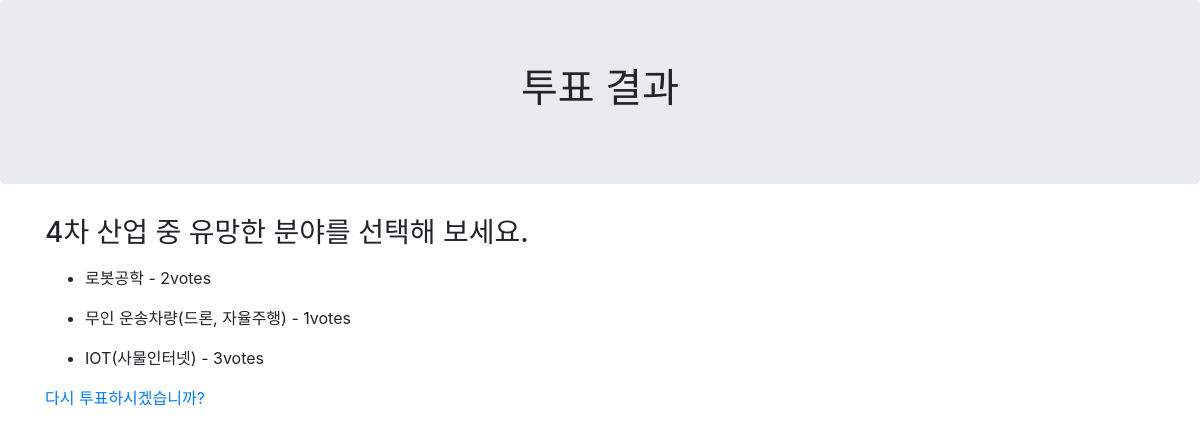
The app's page /poll/4/results/, older data.
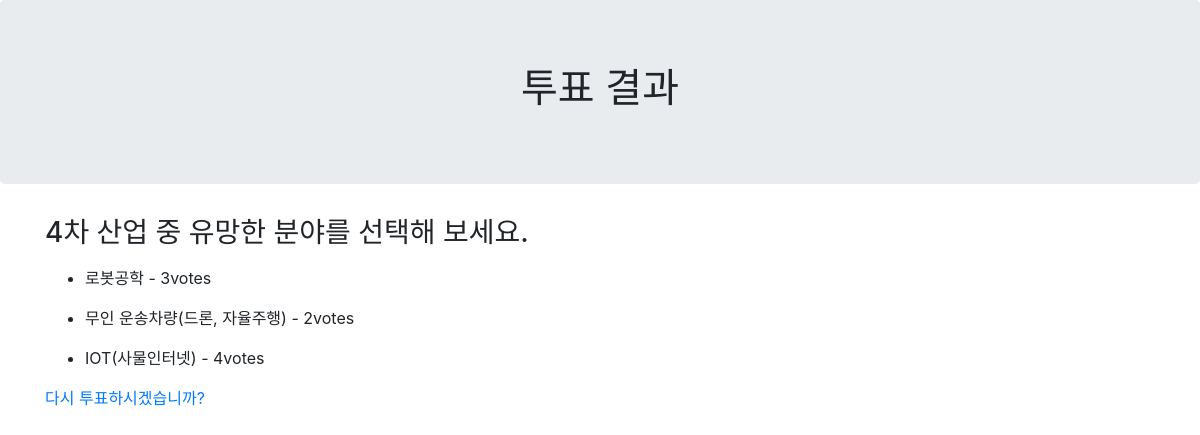
The same page, newer data.
### poll/models.py (models this page shows, shortened)
class Question(models.Model):
    question_text = models.CharField(max_length=200)
    pub_date = models.DateTimeField('date published')

class Choice(models.Model):
    question = models.ForeignKey(Question, on_delete=models.CASCADE)
    choice_text = models.CharField(max_length=200)
    votes = models.IntegerField(default=0)

### poll/views.py (the view)
# urls.py: path("<int:question_id>/results/", views.results, name='results'),
def results(request, question_id):
    question = get_object_or_404(Question, pk=question_id)
    context = {'question': question}
    return render(request, 'poll/results.html', context)

### templates/poll/results.html (shortened to what this page needs)
{% load static %}
<html>
<head>
    <link rel="stylesheet" href="{% static 'poll/bootstrap.css' %}">
</head>
<body>
    <div class="jumbotron">
            <div class="text-center">
                <h1>투표 결과</h1>
            </div>
    </div>
    <div class="container">
        <h3>{{ question.question_text }}</h3>
        <ul>
            {% for choice in question.choice_set.all %}
            <li class="my-3">
                {{ choice.choice_text }} - {{ choice.votes }}votes
            </li>
            {% endfor %}
        </ul>
        <a href="{% url 'poll:detail' question.id %}">다시 투표하시겠습니까?</a>
    </div>
</body>
</html>

Row changes from the older to the newer data that the page shows:
changed Choice "로봇공학": votes "2" → "3"
changed Choice "무인 운송차량(드론, 자율주행)": votes "1" → "2"
changed Choice "IOT(사물인터넷)": votes "3" → "4"
